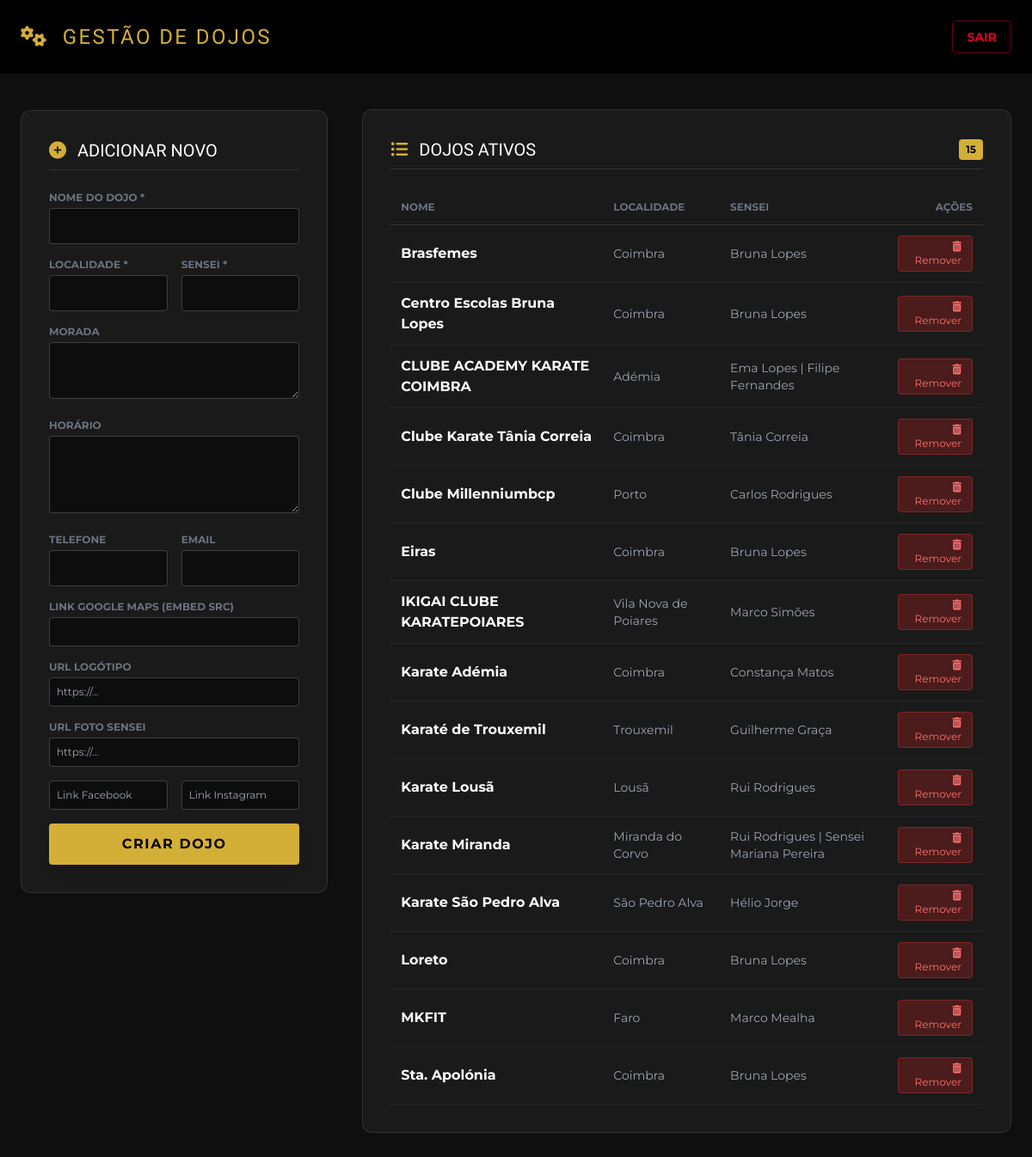
Screenshot of /admin_dojos.php (signed in) with the database file from the repository.
### tables this page shows
CREATE TABLE IF NOT EXISTS `dojos` (
  `id` int NOT NULL AUTO_INCREMENT,
  `nome` varchar(255) NOT NULL,
  `localidade` varchar(100) DEFAULT NULL,
  `morada` text,
  `sensei` varchar(255) DEFAULT NULL,
  `telefone` varchar(50) DEFAULT NULL,
  `whatsapp` varchar(50) DEFAULT NULL,
  `email` varchar(100) DEFAULT NULL,
  `site` varchar(255) DEFAULT NULL,
  `maps` text,
  `facebook` varchar(255) DEFAULT NULL,
  `instagram` varchar(255) DEFAULT NULL,
  `respnome` varchar(150) DEFAULT NULL,
  `secretariaemail` varchar(100) DEFAULT NULL,
  `logourl` varchar(255) DEFAULT NULL,
  `fotosurl` varchar(255) DEFAULT NULL,
  `galeriaurl` varchar(255) DEFAULT NULL,
  `galeriainstrutoresurl` varchar(255) DEFAULT NULL,
  `ativo` tinyint(1) DEFAULT '1',
  `horario` text,
  PRIMARY KEY (`id`)
);

### admin_dojos.php (the view, shortened to what this page needs)
<?php
require 'conection.php';
try {
    $stmt = $dbh->query("SELECT * FROM dojos WHERE ativo = 1 ORDER BY nome ASC");
    $dojos = $stmt->fetchAll(PDO::FETCH_ASSOC);
} catch (PDOException $e) {
    die("Erro ao ligar à base de dados.");
}
?>
<!DOCTYPE html>
<html lang="pt-PT">
<head>
    <link rel="stylesheet" href="https://cdnjs.cloudflare.com/ajax/libs/font-awesome/6.4.0/css/all.min.css">
    <script src="https://cdn.tailwindcss.com"></script>
</head>
<body class="bg-amdkp-dark text-white min-h-screen pb-20">
    <header class="bg-black border-b border-white/10 p-6 mb-10 sticky top-0 z-50">
        <div class="max-w-7xl mx-auto flex justify-between items-center">
            <h1 class="font-oswald text-2xl text-amdkp-gold uppercase tracking-widest">
                <i class="fas fa-cogs mr-2"></i> Gestão de Dojos
            </h1>
            <div>
                <a href="dojos.php" class="text-sm text-amdkp-red hover:text-white uppercase font-bold transition flex items-center gap-2 border border-amdkp-red/50 px-4 py-2 rounded hover:bg-amdkp-red hover:border-amdkp-red">
                    Sair
                </a>
            </div>
        </div>
    </header>
    <main class="max-w-7xl mx-auto px-6">
        <div class="grid grid-cols-1 lg:grid-cols-3 gap-10">
            <div class="lg:col-span-1">
                <div class="bg-amdkp-panel p-8 rounded-xl border border-white/10 sticky top-32">
                    <h2 class="font-oswald text-xl text-white uppercase mb-6 border-b border-white/10 pb-2">
                        <i class="fas fa-plus-circle text-amdkp-gold mr-2"></i> Adicionar Novo
                    </h2>
                    <form method="POST" action="admin_dojos.php" class="space-y-4">
                        <div>
                            <label class="block text-xs uppercase text-gray-500 font-bold mb-1">Nome do Dojo *</label>
                            <input type="text" name="nome" required class="w-full bg-black/50 border border-white/20 rounded p-2 text-white focus:border-amdkp-gold focus:outline-none">
                        </div>
                        <div class="grid grid-cols-2 gap-4">
                            <div>
                                <label class="block text-xs uppercase text-gray-500 font-bold mb-1">Localidade *</label>
                                <input type="text" name="localidade" required class="w-full bg-black/50 border border-white/20 rounded p-2 text-white focus:border-amdkp-gold focus:outline-none">
                            </div>
                            <div>
                                <label class="block text-xs uppercase text-gray-500 font-bold mb-1">Sensei *</label>
                                <input type="text" name="sensei" required class="w-full bg-black/50 border border-white/20 rounded p-2 text-white focus:border-amdkp-gold focus:outline-none">
                            </div>
                        </div>
                        <div>
                            <label class="block text-xs uppercase text-gray-500 font-bold mb-1">Morada</label>
                            <textarea name="morada" rows="2" class="w-full bg-black/50 border border-white/20 rounded p-2 text-white focus:border-amdkp-gold focus:outline-none"></textarea>
                        </div>
                        <div>
                            <label class="block text-xs uppercase text-gray-500 font-bold mb-1">Horário</label>
                            <textarea name="horario" rows="3" class="w-full bg-black/50 border border-white/20 rounded p-2 text-white focus:border-amdkp-gold focus:outline-none"></textarea>
                        </div>
                        <div class="grid grid-cols-2 gap-4">
                            <div>
                                <label class="block text-xs uppercase text-gray-500 font-bold mb-1">Telefone</label>
                                <input type="text" name="telefone" class="w-full bg-black/50 border border-white/20 rounded p-2 text-white focus:border-amdkp-gold focus:outline-none">
                            </div>
                            <div>
                                <label class="block text-xs uppercase text-gray-500 font-bold mb-1">Email</label>
                                <input type="email" name="email" class="w-full bg-black/50 border border-white/20 rounded p-2 text-white focus:border-amdkp-gold focus:outline-none">
                            </div>
                        </div>
                        <div>
                            <label class="block text-xs uppercase text-gray-500 font-bold mb-1">Link Google Maps (Embed src)</label>
                            <input type="text" name="maps" class="w-full bg-black/50 border border-white/20 rounded p-2 text-white focus:border-amdkp-gold focus:outline-none text-xs">
                        </div>
                        <div>
                            <label class="block text-xs uppercase text-gray-500 font-bold mb-1">URL Logótipo</label>
                            <input type="text" name="logourl" placeholder="https://..." class="w-full bg-black/50 border border-white/20 rounded p-2 text-white focus:border-amdkp-gold focus:outline-none text-xs">
                        </div>
                        <div>
                            <label class="block text-xs uppercase text-gray-500 font-bold mb-1">URL Foto Sensei</label>
                            <input type="text" name="fotosurl" placeholder="https://..." class="w-full bg-black/50 border border-white/20 rounded p-2 text-white focus:border-amdkp-gold focus:outline-none text-xs">
                        </div>
                        <div class="grid grid-cols-2 gap-4">
                            <input type="text" name="facebook" placeholder="Link Facebook" class="w-full bg-black/50 border border-white/20 rounded p-2 text-white text-xs">
                            <input type="text" name="instagram" placeholder="Link Instagram" class="w-full bg-black/50 border border-white/20 rounded p-2 text-white text-xs">
                        </div>
                        <button type="submit" class="w-full py-3 bg-amdkp-gold text-black font-bold uppercase tracking-widest rounded hover:bg-white transition-all shadow-lg mt-4">
                            Criar Dojo
                        </button>
                    </form>
                </div>
            </div>
            <div class="lg:col-span-2">
                <div class="bg-amdkp-panel p-8 rounded-xl border border-white/10">
                    <h2 class="font-oswald text-xl text-white uppercase mb-6 border-b border-white/10 pb-2 flex justify-between items-center">
                        <span><i class="fas fa-list-ul text-amdkp-gold mr-2"></i> Dojos Ativos</span>
                        <span class="text-xs bg-amdkp-gold text-black px-2 py-1 rounded font-sans font-bold"><?php echo count($dojos); ?></span>
                    </h2>
                    <div class="overflow-x-auto">
                        <table class="w-full text-left border-collapse">
                            <thead>
                                <tr class="text-gray-500 text-xs uppercase border-b border-white/10">
                                    <th class="p-3">Nome</th>
                                    <th class="p-3">Localidade</th>
                                    <th class="p-3">Sensei</th>
                                    <th class="p-3 text-right">Ações</th>
                                </tr>
                            </thead>
                            <tbody>
                                <?php foreach ($dojos as $dojo): ?>
                                <tr class="border-b border-white/5 hover:bg-white/5 transition">
                                    <td class="p-3 font-bold text-white"><?php echo $dojo['nome']; ?></td>
                                    <td class="p-3 text-gray-400 text-sm"><?php echo $dojo['localidade']; ?></td>
                                    <td class="p-3 text-gray-400 text-sm"><?php echo $dojo['sensei']; ?></td>
                                    <td class="p-3 text-right">
                                        <a href="admin_dojos.php?delete_id=<?php echo $dojo['id']; ?>"
                                           onclick="return confirm('Tem a certeza que quer remover este dojo?');"
                                           class="inline-block px-3 py-1 bg-red-900/50 text-red-400 border border-red-500/30 rounded text-xs hover:bg-red-600 hover:text-white transition">
                                            <i class="fas fa-trash-alt"></i> Remover
                                        </a>
                                    </td>
                                </tr>
                                <?php endforeach; ?>
                            </tbody>
                        </table>
                    </div>
                </div>
            </div>
        </div>
    </main>
</body>
</html>

### rows the page displays
dojos: nome "Brasfemes", localidade "Coimbra", sensei "Bruna Lopes"
dojos: nome "Centro Escolas Bruna Lopes", localidade "Coimbra", sensei "Bruna Lopes"
dojos: nome "CLUBE ACADEMY KARATE COIMBRA", localidade "Adémia", sensei "Ema Lopes | Filipe Fernandes"
dojos: nome "Clube Karate Tânia Correia", localidade "Coimbra", sensei "Tânia Correia"
dojos: nome "Clube Millenniumbcp", localidade "Porto", sensei "Carlos Rodrigues"
dojos: nome "Eiras", localidade "Coimbra", sensei "Bruna Lopes"
dojos: nome "IKIGAI CLUBE KARATEPOIARES", localidade "Vila Nova de Poiares", sensei "Marco Simões"
dojos: nome "Karate Adémia", localidade "Coimbra", sensei "Constança Matos"
dojos: nome "Karaté de Trouxemil", localidade "Trouxemil", sensei "Guilherme Graça"
dojos: nome "Karate Lousã", localidade "Lousã", sensei "Rui Rodrigues"
dojos: nome "Karate Miranda", localidade "Miranda do Corvo", sensei "Rui Rodrigues | Sensei Mariana Pereira"
dojos: nome "Karate São Pedro Alva", localidade "São Pedro Alva", sensei "Hélio Jorge"
dojos: nome "Loreto", localidade "Coimbra", sensei "Bruna Lopes"
dojos: nome "MKFIT", localidade "Faro", sensei "Marco Mealha"
dojos: nome "Sta. Apolónia", localidade "Coimbra", sensei "Bruna Lopes"

### other values shown
count($dojos) "15"
